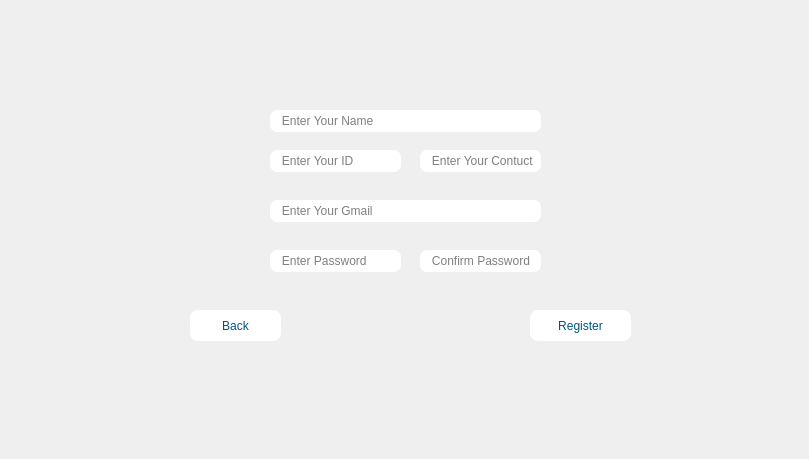
    <widget class="QWidget" name="Reg_St">
     <widget class="QLineEdit" name="name_st">
      <property name="geometry">
       <rect>
        <x>270</x>
        <y>110</y>
        <width>271</width>
        <height>22</height>
       </rect>
      </property>
      <property name="styleSheet">
       <string notr="true">background-color: rgb(255, 255, 255);
border-radius: 7px;</string>
      </property>
      <property name="placeholderText">
       <string>   Enter Your Name</string>
      </property>
     </widget>
     <widget class="QLineEdit" name="id_st">
      <property name="geometry">
       <rect>
        <x>270</x>
        <y>150</y>
        <width>131</width>
        <height>22</height>
       </rect>
      </property>
      <property name="styleSheet">
       <string notr="true">background-color: rgb(255, 255, 255);
border-radius: 7px;</string>
      </property>
      <property name="placeholderText">
       <string>   Enter Your ID</string>
      </property>
     </widget>
     <widget class="QLineEdit" name="phonr_st">
      <property name="geometry">
       <rect>
        <x>420</x>
        <y>150</y>
        <width>121</width>
        <height>22</height>
       </rect>
      </property>
      <property name="styleSheet">
       <string notr="true">background-color: rgb(255, 255, 255);
border-radius: 7px;</string>
      </property>
      <property name="placeholderText">
       <string>   Enter Your Contuct</string>
      </property>
     </widget>
     <widget class="QLineEdit" name="gmail_st">
      <property name="geometry">
       <rect>
        <x>270</x>
        <y>200</y>
        <width>271</width>
        <height>22</height>
       </rect>
      </property>
      <property name="styleSheet">
       <string notr="true">background-color: rgb(255, 255, 255);
border-radius: 7px;</string>
      </property>
      <property name="placeholderText">
       <string>   Enter Your Gmail</string>
      </property>
     </widget>
     <widget class="QLineEdit" name="pass_st">
      <property name="geometry">
       <rect>
        <x>270</x>
        <y>250</y>
        <width>131</width>
        <height>22</height>
       </rect>
      </property>
      <property name="styleSheet">
       <string notr="true">background-color: rgb(255, 255, 255);
border-radius: 7px;</string>
      </property>
      <property name="inputMethodHints">
       <set>Qt::ImhHiddenText|Qt::ImhNoAutoUppercase|Qt::ImhNoPredictiveText|Qt::ImhSensitiveData</set>
      </property>
      <property name="echoMode">
       <enum>QLineEdit::Password</enum>
      </property>
      <property name="placeholderText">
       <string>   Enter Password</string>
      </property>
     </widget>
     <widget class="QLineEdit" name="con_pass_st">
      <property name="geometry">
       <rect>
        <x>420</x>
        <y>250</y>
        <width>121</width>
        <height>22</height>
       </rect>
      </property>
      <property name="styleSheet">
       <string notr="true">background-color: rgb(255, 255, 255);
border-radius: 7px;</string>
      </property>
      <property name="inputMethodHints">
       <set>Qt::ImhHiddenText|Qt::ImhNoAutoUppercase|Qt::ImhNoPredictiveText|Qt::ImhSensitiveData</set>
      </property>
      <property name="echoMode">
       <enum>QLineEdit::Password</enum>
      </property>
      <property name="placeholderText">
       <string>   Confirm Password</string>
      </property>
     </widget>
     <widget class="QPushButton" name="Reg_con_sts">
      <property name="geometry">
       <rect>
        <x>530</x>
        <y>310</y>
        <width>101</width>
        <height>31</height>
       </rect>
      </property>
      <property name="styleSheet">
       <string notr="true">color: rgb(0, 85, 127);
background-color: rgb(255, 255, 255);
font: 700 10pt &quot;Segoe UI&quot;;
border-radius: 8px;</string>
      </property>
      <property name="text">
       <string>Register</string>
      </property>
     </widget>
     <widget class="QPushButton" name="back_2">
      <property name="geometry">
       <rect>
        <x>190</x>
        <y>310</y>
        <width>91</width>
        <height>31</height>
       </rect>
      </property>
      <property name="styleSheet">
       <string notr="true">color: rgb(0, 85, 127);
background-color: rgb(255, 255, 255);
font: 700 10pt &quot;Segoe UI&quot;;
border-radius: 8px;</string>
      </property>
      <property name="text">
       <string>Back</string>
      </property>
     </widget>
     <widget class="QLabel" name="label_17">
      <property name="geometry">
       <rect>
        <x>0</x>
        <y>0</y>
        <width>800</width>
        <height>450</height>
       </rect>
      </property>
      <property name="styleSheet">
       <string notr="true">font: 12pt &quot;Segoe UI&quot;;</string>
      </property>
      <property name="text">
       <string/>
      </property>
      <property name="pixmap">
       <pixmap resource="IMAGE.qrc">:/pic/images/SR.png</pixmap>
      </property>
      <property name="scaledContents">
       <bool>true</bool>
      </property>
     </widget>
     <zorder>label_17</zorder>
     <zorder>con_pass_st</zorder>
     <zorder>Reg_con_sts</zorder>
     <zorder>phonr_st</zorder>
     <zorder>id_st</zorder>
     <zorder>name_st</zorder>
     <zorder>pass_st</zorder>
     <zorder>back_2</zorder>
     <zorder>gmail_st</zorder>
    </widget>
